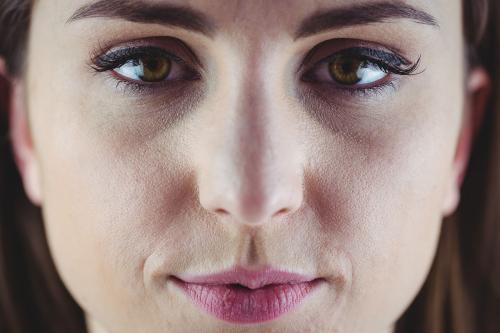
#> input picture 模板匹配/lena.jpg, 500 x 333 px
$ python model_match.py
#> lines starting #> are read from the running program, lines starting #| are printed output that depends on the picture
    # -*- coding:utf-8 -*-  i
"""
Python+OpenCV学习 模板匹配
    """
__author__ = 'Microcosm'

import cv2
import numpy as np
from matplotlib import pyplot as plt


img = cv2.imread("lena.jpg",0)
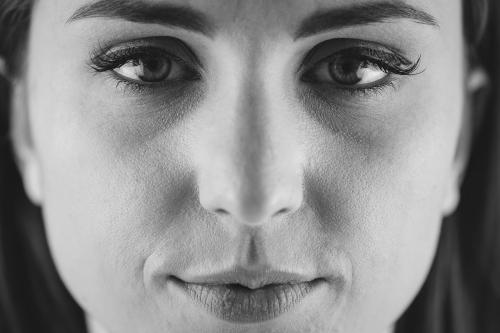
#> img: shape (333, 500); min 7, max 239, mean 138.2
img2 = img.copy()
#img2 = img.clone()
template = cv2.imread("eye.png",0)
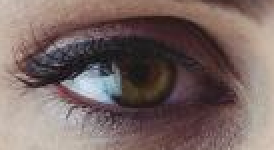
#> input picture 模板匹配/eye.PNG, 137 x 75 px, found by its file name (shown 2 times larger)
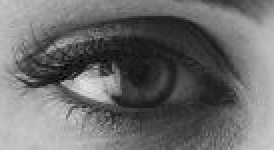
#> template: shape (75, 137) (shown 2 times larger); min 0, max 228, mean 107.4
w,h = template.shape[::-1]
#> w = 137; h = 75

# 6 中匹配效果对比算法
methods = ['cv2.TM_CCOEFF', 'cv2.TM_CCOEFF_NORMED', 'cv2.TM_CCORR',
           'cv2.TM_CCORR_NORMED', 'cv2.TM_SQDIFF', 'cv2.TM_SQDIFF_NORMED']

for meth in methods:
    img = img2.copy()

    method = eval(meth)

    res = cv2.matchTemplate(img,template,method)
    min_val, max_val, min_loc, max_loc = cv2.minMaxLoc(res)

    if method in [cv2.TM_SQDIFF, cv2.TM_SQDIFF_NORMED]:
        top_left = min_loc
    else:
        top_left = max_loc
    bottom_right = (top_left[0] + w, top_left[1] + h)

    cv2.rectangle(img,top_left, bottom_right, 255, 2)

    print(meth)
    plt.subplot(221), plt.imshow(img2,cmap= "gray")
    plt.title('Original Image'), plt.xticks([]),plt.yticks([])
    plt.subplot(222), plt.imshow(template,cmap= "gray")
    plt.title('template Image'),plt.xticks([]),plt.yticks([])
    plt.subplot(223), plt.imshow(res,cmap= "gray")
    plt.title('Matching Result'), plt.xticks([]),plt.yticks([])
    plt.subplot(224), plt.imshow(img,cmap= "gray")
    plt.title('Detected Point'),plt.xticks([]),plt.yticks([])
    plt.show()
#> this loop made 6 passes
#> (min_val, max_val, min_loc, top_left, bottom_right) on passes 1 to 4: (-22479398, 31088558, (4, 210), (83, 28), (220, 103)), (-0.7, 1, (343, 80), (83, 28), (220, 103)), (106290968, 207770560, (130, 2), (32, 125), (169, 200)), (0.646, 1, (7, 250), (83, 28), (220, 103))
#> (min_val, max_val, max_loc, top_left, bottom_right) on passes 5 to 6: (19520, 156378480, (0, 161), (83, 28), (220, 103)), (0.000131, 0.748, (0, 210), (83, 28), (220, 103))
#> pass 1, `res = cv2.matchTemplate(img,template,method)`:
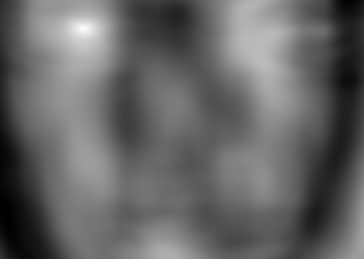
#> res: shape (259, 364) float32; min -22479398, max 31088558, mean -1120288.9; drawn with min black and max white
#> pass 1, `plt.show()`:
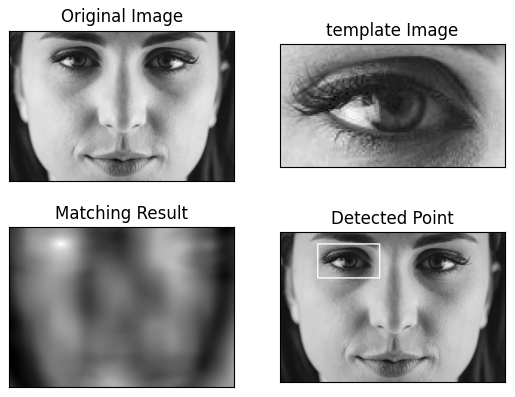
#> figure drawn by matplotlib, 4 panels
#> pass 3, `res = cv2.matchTemplate(img,template,method)`:
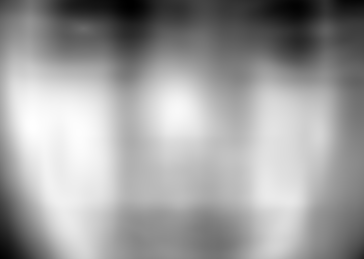
#> res: shape (259, 364) float32; min 106290968, max 207770560, mean 169262768; drawn with min black and max white
#> after the loop:
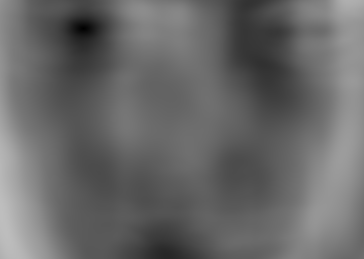
#> res: shape (259, 364) float32; min 0.000131, max 0.748, mean 0.41
